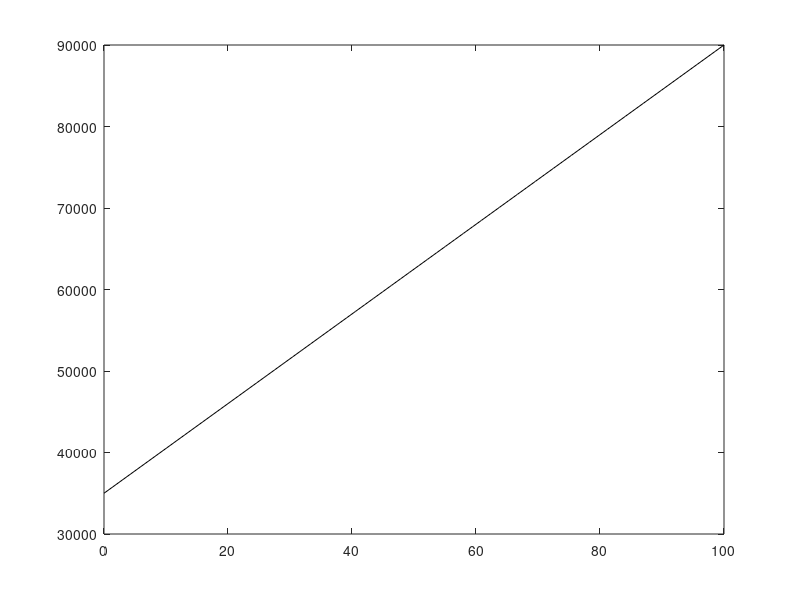

MATLAB code to generate this figure: (Note: this script raises an error after producing the figure.)
%%%%%%%%%%%%%%%%%%%%%%%%%%%%%%%%%%%%%%%%%%%%%%%%%%%%%%%%%%%%%%%%%%%%%%%%%%%%
% Scramjet Flight Optimiser
% By Sholto Forbes-Spyratos
% Utilises the DIDO proprietary optimisation software
% startup.m must be run before this file
%%%%%%%%%%%%%%%%%%%%%%%%%%%%%%%%%%%%%%%%%%%%%%%%%%%%%%%%%%%%%%%%%%%%%%%%%%%
clear all;
clc
%%%%%%%%%%%%%%%%%%%%%%%%%%%%%%%%%%%%%%%%%%%%%%%%%%%%%%%%%%%%%%%%%%%%%%%%%%%

global SPARTAN_SCALE
SPARTAN_SCALE = 1 % volumetric scale

global scattered
% Counts iterations of DIDO
global iterative_V
iterative_V = [];
global iterative_t
iterative_t = [];
global iteration
iteration = 1;
global iterative_V_f
iterative_V_f = [];

%%
% Copy the current setting to archive
% This saves the entire problem file every time the program is run. 

Timestamp = datestr(now,30)

%% Inputs ============================================

% Produce Atmosphere Data
global Atmosphere
Atmosphere = dlmread('atmosphere.txt');



%=============================================== 
%===================
% Problem variables:
% control factor: omega
% variable trajectory
%===================
 
%========================================================

%---------------------------------------
% bound and scale the state and control variables
%---------------------------------------

% Bounding the state and control variables creates a 'search space'. The
% optimal solution is found within this search space.These bounds should be sufficiently wide to allow a wide
% search space, but tight enough that a solution can be found efficiently.  These bounds must be
% chosen carefully, with the physical model in mind. 

VL = 1000;
VU = 85000; 

vL = 2800;
vU = 8000; % This limit must not cause the drag force to exceed the potential thrust of the vehicle by a large amount, otherwise DIDO will not solve

gammaL = -.1;
gammaU = .4; % 

alphaL = 0;
alphaU = deg2rad(15);

alphadotL = -0.01;
alphadotU = 0.01;


bounds.lower.states = [VL ; vL; gammaL; alphaL];
bounds.upper.states = [VU ; vU; gammaU; alphaU];


 bounds.lower.controls = [alphadotL];
bounds.upper.controls = [alphadotU]; 

%------------------
% bound the horizon
%------------------
% time bounds, this is unscaled

t0	    = 0;

 tfMax 	= 300;

bounds.lower.time 	= [t0; 100];	
bounds.upper.time	= [t0; tfMax];

%-------------------------------------------
% Set up the bounds on the endpoint function
%-------------------------------------------

v0 = 2920;

%% Define Events
V0 = 35000;
gamma0 = 0.00;

bounds.lower.events = [V0;v0; gamma0;85000; 100000];

bounds.upper.events = [V0;v0; gamma0;85000; 500000];      % equality event function bounds

    bounds.lower.path = [-deg2rad(25)];
bounds.upper.path = [deg2rad(25)];



%% 
%============================================
% Define the problem using DIDO expresssions:
%============================================
% Call the files whih DIDO uses
TwoStage2d.cost 		= 'ThirdStageCost';
TwoStage2d.dynamics	    = 'ThirdStageDynamics';
TwoStage2d.events		= 'ThirdStageEvents';	
TwoStage2d.path		= 'ThirdStagePath';
TwoStage2d.bounds       = bounds;


%% Node Definition ====================================================
% The number of nodes is important to the problem solution. 
% While any number should theoretically work, in practice the choice of
% node number can have a large effect on results.
 

algorithm.nodes		= [70]; 
global nodes
nodes = algorithm.nodes;


%%  Guess =================================================================

guess.states(1,:) = [V0 ,90000 ];
guess.states(2,:) = [v0, 7000];

guess.states(3,:) = [0.05,0.00];

guess.states(4,:) = [deg2rad(5),deg2rad(15)];

% guess.states(5,:) = [3300,500];

% Control guess.
guess.controls(1,:)    = [0,0]; 


guess.time        = [t0 ,100];
% Tell DIDO the guess
%========================
algorithm.guess = guess;
%=====================================================================================


%% Start Iterative Plot
figure(10)
plot(linspace(guess.time(1),guess.time(2),algorithm.nodes),linspace(guess.states(1,1),guess.states(1,2),algorithm.nodes),'k')
iterative_V(end+1,:) = linspace(guess.states(1,1),guess.states(1,2),algorithm.nodes);
iterative_t(end+1,:) = linspace(guess.time(1),guess.time(2),algorithm.nodes);

filename = 'testnew51.gif';
frame = getframe(10);
im = frame2im(frame);
[imind,cm] = rgb2ind(im,256);
imwrite(imind,cm,filename,'gif', 'Loopcount',0);





%% Call DIDO
% This is where all the work is done
% =====================================================================
tStart= cputime;    % start CPU clock 
[cost, primal, dual] = dido(TwoStage2d, algorithm);

%%

% runTime = (cputime-tStart)
% runTime/60

EndTime = datestr(now,30)


V = primal.states(1,:);

v = primal.states(2,:);

t = primal.nodes;

gamma = primal.states(3,:);

Alpha = rad2deg(primal.states(4,:));
% Alpha = deg2rad(7)*ones(1,length(V));

zeta = rad2deg(primal.states(5,:));

phi = primal.states(6,:);

xi = primal.states(7,:);

eta = rad2deg(primal.states(8,:));

alphadot = primal.controls(1,:)*scale.gamma;

% ===================================================================

%%%%%%%%%%%%%%%%%%%%%%%%%%%%%%%
%          OUTPUT             %
%%%%%%%%%%%%%%%%%%%%%%%%%%%%%%%

global dfuel
dfuel


global M
global q
global Fd
global Fueldt
global lift

global Thrust
global flapdeflection

global a
global eq


% figure out horizontal motion
H(1) = 0;
for i = 1:nodes-1
H(i+1) = v(i)*(t(i+1) - t(i))*cos(gamma(i)) + H(i);
end


figure(201)

subplot(5,5,[1,10])
hold on
plot(H, V)
plot(H(algorithm.nodes(1)), V(algorithm.nodes(1)), '+', 'MarkerSize', 10, 'MarkerEdgeColor','r')
title('Trajectory (m)')


subplot(5,5,11)
hold on
plot(t, v)
plot(t(algorithm.nodes(1)), v(algorithm.nodes(1)), '+', 'MarkerSize', 10, 'MarkerEdgeColor','r')
title('Velocity (m/s)')


subplot(5,5,12)
plot(t, M)
title('Mach no')

subplot(5,5,13)
plot(t, q)
title('Dynamic Pressure (pa)')

subplot(5,5,14)
hold on
plot(t, rad2deg(gamma))
plot(t(algorithm.nodes(1)), rad2deg(gamma(algorithm.nodes(1))), '+', 'MarkerSize', 10, 'MarkerEdgeColor','r')
title('Trajectory Angle (Deg)')



subplot(5,5,15)
plot(t, Fd)
title('Drag Force')


% subplot(5,5,20)
% plot(t, flapdeflection)
% title('Flap Deflection (deg)')

subplot(5,5,21)
plot(t, Alpha)
title('Angle of Attack (deg)')

subplot(5,5,22);
plot(t, dual.dynamics);
title('costates')
xlabel('time');
ylabel('costates');
legend('\lambda_1', '\lambda_2', '\lambda_3');

subplot(5,5,23)
Hamiltonian = dual.Hamiltonian(1,:);
plot(t,Hamiltonian);
title('Hamiltonian')



subplot(5,5,25)
hold on
plot(t, rad2deg(alphadot))
title('Omegadot Control (Deg/s2)')


figure(202)
sp1 = subplot(2,6,[1,6]);
ax1 = gca; % current axes
hold on
plot(H/1000, V/1000,'Color','k')

title('Trajectory')
xlabel('Earth Normal Distance Flown (km)')
ylabel('Vertical Position (km)')

for i = 1:floor(t(end)/30)
    [j,k] = min(abs(t-30*i));
    str = strcat(num2str(round(t(k))), 's');
    text(H(k)/1000,V(k)/1000,str,'VerticalAlignment','top', 'FontSize', 10);
    
    plot(H(k)/1000, V(k)/1000, '+', 'MarkerSize', 10, 'MarkerEdgeColor','k')
end

plot(H(end)/1000, V(end)/1000, 'o', 'MarkerSize', 10, 'MarkerEdgeColor','k')


dim = [.65 .45 .2 .2];

thirdstageexample_H = [0+H(end) (H(end)-H(end - 1))+H(end) 20*(H(end)-H(end - 1))+H(end) 40*(H(end)-H(end - 1))+H(end) 60*(H(end)-H(end - 1))+H(end) 80*(H(end)-H(end - 1))+H(end)]/1000; %makes a small sample portion of an arbitrary third stage trajectory for example
thirdstageexample_V = [0+V(end) (V(end)-V(end - 1))+V(end) 20*((V(end)-V(end -1)))+V(end) 40*((V(end)-V(end -1)))+V(end) 60*((V(end)-V(end -1)))+V(end) 80*((V(end)-V(end -1)))+V(end)]/1000;
plot(thirdstageexample_H, thirdstageexample_V, 'LineStyle', '--','Color','k');

hold on
sp2 = subplot(2,6,[7,9]);
xlabel('time (s)')

hold on
ax2 = gca; % current axes
xlim([min(t) max(t)]);

line(t, rad2deg(gamma),'Parent',ax2,'Color','k', 'LineStyle','-')

line(t, M,'Parent',ax2,'Color','k', 'LineStyle','--')

line(t, v./(10^3),'Parent',ax2,'Color','k', 'LineStyle','-.')

line(t, q./(10^4),'Parent',ax2,'Color','k', 'LineStyle',':', 'lineWidth', 2.0)

% line(t, heating_rate./(10^5),'Parent',ax1,'Color','k', 'LineStyle',':', 'lineWidth', 2.0)
% 
% line(t, Q./(10^7),'Parent',ax1,'Color','k', 'LineStyle','-', 'lineWidth', 2.0)

% legend(ax1,  'Trajectory Angle (degrees)', 'Mach no', 'Velocity (m/s x 10^3)', 'Dynamic Pressure (Pa x 10^4)',  'Q (Mj x 10)')
h = legend(ax2,  'Trajectory Angle (degrees)', 'Mach no', 'Velocity (m/s x 10^3)', 'Dynamic Pressure (Pa x 10^4)');
rect1 = [0.12, 0.35, .25, .25];
set(h, 'Position', rect1)


sp3 = subplot(2,6,[10,12]);
xlabel('time (s)')
ax3 = gca;
xlim([min(t) max(t)]);
line(t, Alpha,'Parent',ax3,'Color','k', 'LineStyle','-')
line(t, eta,'Parent',ax3,'Color','k', 'LineStyle','--')
line(t, zeta,'Parent',ax3,'Color','k', 'LineStyle',':')
% line(t, flapdeflection,'Parent',ax3,'Color','k', 'LineStyle','--')

% g = legend(ax2, 'AoA (degrees)','Flap Deflection (degrees)', 'Fuel Mass (kg x 10^2)', 'Net Isp (s x 10^2)');
g = legend(ax3, 'AoA (degrees)','Roll Angle (degrees)','heading Angle (degrees)');

rect2 = [0.52, 0.35, .25, .25];
set(g, 'Position', rect2)

% saveas(figure(202),[sprintf('../ArchivedResults/%s',Timestamp),filesep,'SecondStage.fig']);

% figure(203)
% 
% subplot(2,5,[1,5]);
% 
% line(t, dual.dynamics(1,:),'Color','k', 'LineStyle','-');
% line(t, dual.dynamics(2,:),'Color','k', 'LineStyle','--');
% line(t, dual.dynamics(3,:),'Color','k', 'LineStyle','-.');
% line(t, dual.dynamics(4,:),'Color','k', 'LineStyle',':');
% line(t, dual.dynamics(5,:),'Color','k', 'LineStyle','-','LineWidth',2);
% title('costates')
% xlabel('time');
% ylabel('Costates');
% % axis([0,t(end),-1,1])
% legend('\lambda_1', '\lambda_2', '\lambda_3', '\lambda_4','\lambda_5');
% 
% subplot(2,5,[6,10])
% Hamiltonian = dual.Hamiltonian(1,:);
% plot(t,Hamiltonian,'Color','k');
% axis([0,t(end),-1,1])
% title('Hamiltonian')
% 
% 
% % save results
% dlmwrite('primal.txt', [primal.states;primal.controls;primal.nodes;q;IspNet;Alpha;M;eq;flapdeflection;phi]);
% dlmwrite('payload.txt', ThirdStagePayloadMass);
% dlmwrite('dual.txt', [dual.dynamics;dual.Hamiltonian]);
% dlmwrite('ThirdStage.txt',[ThirdStageZeta;ThirdStagePhi;ThirdStageAlt;ThirdStagev;ThirdStaget;[ThirdStageAlpha 0];ThirdStagem;ThirdStagegamma;[ThirdStageq 0]]);
% 
% 
% 
% copyfile('primal.txt',sprintf('../ArchivedResults/%s/primal_%s.txt',Timestamp,Timestamp))
% copyfile('dual.txt',sprintf('../ArchivedResults/%s/dual_%s.txt',Timestamp,Timestamp))
% copyfile('payload.txt',sprintf('../ArchivedResults/%s/payload_%s.txt',Timestamp,Timestamp))
% copyfile('ThirdStage.txt',sprintf('../ArchivedResults/%s/ThirdStage_%s.txt',Timestamp,Timestamp))
% primal_old = primal;
% 
% ts = timeseries(Isp,t);
% Mean_Isp = mean(ts)
% 
% % ~~~~~~~~~~~~~~~~~~~~~~~~~~~~~~~~~~~~~~~~~~~~~~~~~~~~~~~~~~~~~~~~~~~~~~~~~
% % TESTING AND VALIDATION
% % ~~~~~~~~~~~~~~~~~~~~~~~~~~~~~~~~~~~~~~~~~~~~~~~~~~~~~~~~~~~~~~~~~~~~~~~~~
% % If these are valid then solution is a KKT point
% 
% %COMPLEMENTARY CONDITIONS
% % These should be zero if the state or control is within set bounds
% % <=0 if at min bound, >=0 if at max bound
% 
% mu_1 = dual.states(1,:);
% mu_2 = dual.states(2,:);
% mu_3 = dual.states(3,:);
% mu_4 = dual.states(4,:);
% mu_5 = dual.states(5,:);
% 
% mu_u = dual.controls; % NOTE: This deviates from 0, as the controls are set as a buffer. Do not set a parameter directly tied to the vehicle model as the control.
% 
% %GRADIENT NORMALITY CONDITION
% 
% % Lagrangian of the Hamiltonian 
% dLHdu = dual.dynamics(3,:) + mu_u; % 
% 
% figure(205)
% 
% plot(t,dLHdu,t,mu_1,t,mu_2,t,mu_3,t,mu_4,t,mu_5,t,mu_u);
% legend('dLHdu','mu_1','mu_2','mu_3','mu_4','mu_5','mu_u');
% title('Validation')
% % ~~~~~~~~~~~~~~~~~~~~~~~~~~~~~~~~~~~~~~~~~~~~~~~~~~~~~~~~~~~~~~~~~~~~~~~~~
% % FORWARD INTEGRATION
% % ~~~~~~~~~~~~~~~~~~~~~~~~~~~~~~~~~~~~~~~~~~~~~~~~~~~~~~~~~~~~~~~~~~~~~~~~~
% % This simply tests that the system dynamics hold, as the
% % Pseudospectral method may not converge to a realistic
% % solution
% 
% 
% 
% gamma_F = cumtrapz(t,gammadot)+ gamma(1);
% 
% gammadot_F = cumtrapz(t,omegadot) + gammadot(1);
% 
% 
% v_F = cumtrapz(t,a);
% v_F = v_F + v(1);
% 
% V_F = cumtrapz(t,v_F.*sin(gamma_F));
% V_F = V_F + V(1);
% 
% mfuel_F = cumtrapz(t,-Fueldt);
% mfuel_F = mfuel_F + mfuel(1);
% 
% figure(206)
% 
% subplot(5,1,1)
% plot(t,gamma_F,t,gamma);
% title('Forward Simulation Comparison');
% % note this is just a trapezoidal rule check, may not be exactly accurate
% subplot(5,1,2)
% plot(t,v_F,t,v);
% subplot(5,1,3)
% plot(t,V_F,t,V);
% subplot(5,1,4)
% plot(t,mfuel_F,t,mfuel);
% subplot(5,1,4)
% plot(t,gammadot_F,t,gammadot);
% 
% % Compute difference with CADAC for constant dynamic pressure path
% 
% t_diff = t - [0 t(1:end-1)];
% if const == 3
%     CADAC_DATA = dlmread('TRAJ.ASC');
%     CADAC_Alpha = interp1(CADAC_DATA(:,2),CADAC_DATA(:,4),M(1:68)); % 1:68 gives mach numbers that align, may need to change this
%     CADAC_V = interp1(CADAC_DATA(:,2),CADAC_DATA(:,11),M(1:68));
%     MeanError_V = sum(abs(CADAC_V - V(1:68))./V(1:68).*t_diff(1:68))/t(end)
%     MeanError_Alpha = sum(abs(CADAC_Alpha - Alpha(1:68))./Alpha(1:68).*t_diff(1:68))/t(end)
% end
% 
% % if PayloadGrid(phi(end),zeta(end),V(end)+10,gamma(end),v(end)) - PayloadGrid(phi(end),zeta(end),V(end),gamma(end),v(end)) < 0
% %     disp('Check Third Stage Payload Matrix, May Have Found False Maxima')
% % end
% if PayloadGrid(V(end)+10,gamma(end),v(end)) - PayloadGrid(V(end),gamma(end),v(end)) < 0
%     disp('Check Third Stage Payload Matrix, Found Maxima')
% end
% 
% % ~~~~~~~~~~~~~~~~~~~~~~~~~~~~~~~~~~~~~~~~~~~~~~~~~~~~~~~~~~~~~~~~~~~~~~~~~
% % FORWARD SIMULATION
% % ~~~~~~~~~~~~~~~~~~~~~~~~~~~~~~~~~~~~~~~~~~~~~~~~~~~~~~~~~~~~~~~~~~~~~~~~~
% 
% % This is a full forward simulation, using the angle of attack and flap
% % deflection at each node.
% 
% % Note, because the nodes are spaced widely, small interpolation
% % differences result in the forward simulation being slightly different
% % than the actual. This is mostly a check to see if they are close. 
% 
% forward0 = [V(1),phi(1),gamma(1),v(1),zeta(1),9.7725e+03];
% 
% % [f_t, f_y] = ode45(@(f_t,f_y) ForwardSim(f_y,AlphaInterp(t,Alpha,f_t),communicator,communicator_trim,SPARTAN_SCALE,Atmosphere,const,scattered),t,forward0);
% [f_t, f_y] = ode45(@(f_t,f_y) ForwardSim(f_y,AlphaInterp(t,Alpha,f_t),communicator,communicator_trim,SPARTAN_SCALE,Atmosphere,const,scattered,AlphaInterp(t,lift,f_t),AlphaInterp(t,Fd,f_t),AlphaInterp(t,Thrust,f_t),AlphaInterp(t,flapdeflection,f_t)),t(1:end),forward0);
% 
% figure(212)
% hold on
% plot(f_t(1:end),f_y(:,1));
% plot(t,V);
% 
% 
% %% plot engine interpolation visualiser
% T0 = spline( Atmosphere(:,1),  Atmosphere(:,2), V); 
% T1 = scattered.tempgridded(M,Alpha).*T0;
% M1 = scattered.M1gridded(M, Alpha);
% 
% plotM = [min(M_englist):0.01:9.5];
% plotT = [min(T_englist):1:550];
% [gridM,gridT] =  ndgrid(plotM,plotT);
% interpeq = scattered.eqGridded(gridM,gridT);
% interpIsp = scattered.IspGridded(gridM,gridT);
% 
% figure(210)
% hold on
% contourf(gridM,gridT,interpeq);
% scatter(data(:,1),data(:,2),30,data(:,4),'filled');
% plot(M1,T1,'r');
% 
% error_Isp = scattered.IspGridded(data(:,1),data(:,2))-data(:,3);
% 
% figure(211)
% hold on
% contourf(gridM,gridT,interpIsp);
% scatter(data(:,1),data(:,2),30,data(:,3),'filled')
% plot(M1,T1,'r');
% 
% %%
% [gridM2,gridAoA2] =  ndgrid(plotM,plotT);

%%

% =========================================================================
% Troubleshooting Procedure
% =========================================================================

% 1: Check that you have posed your problem correctly ie. it is physically
% feasible and the bounds allow for a solution
% 2: Check for NaN values (check derivatives in Dynamics file while running)
% 3: Check guess, is it reasonable? Is it too close to the expected
% solution? Both can cause errors! Sometimes there is no real rhyme or
% reason to picking the correct guess, but a close bound to
% the expected solution has worked the most in my experience
% 4: Play with the no. of nodes, try both even and odd values
% 5: Play with scaling
% 6: Try all of the above in various combinations until it works!





